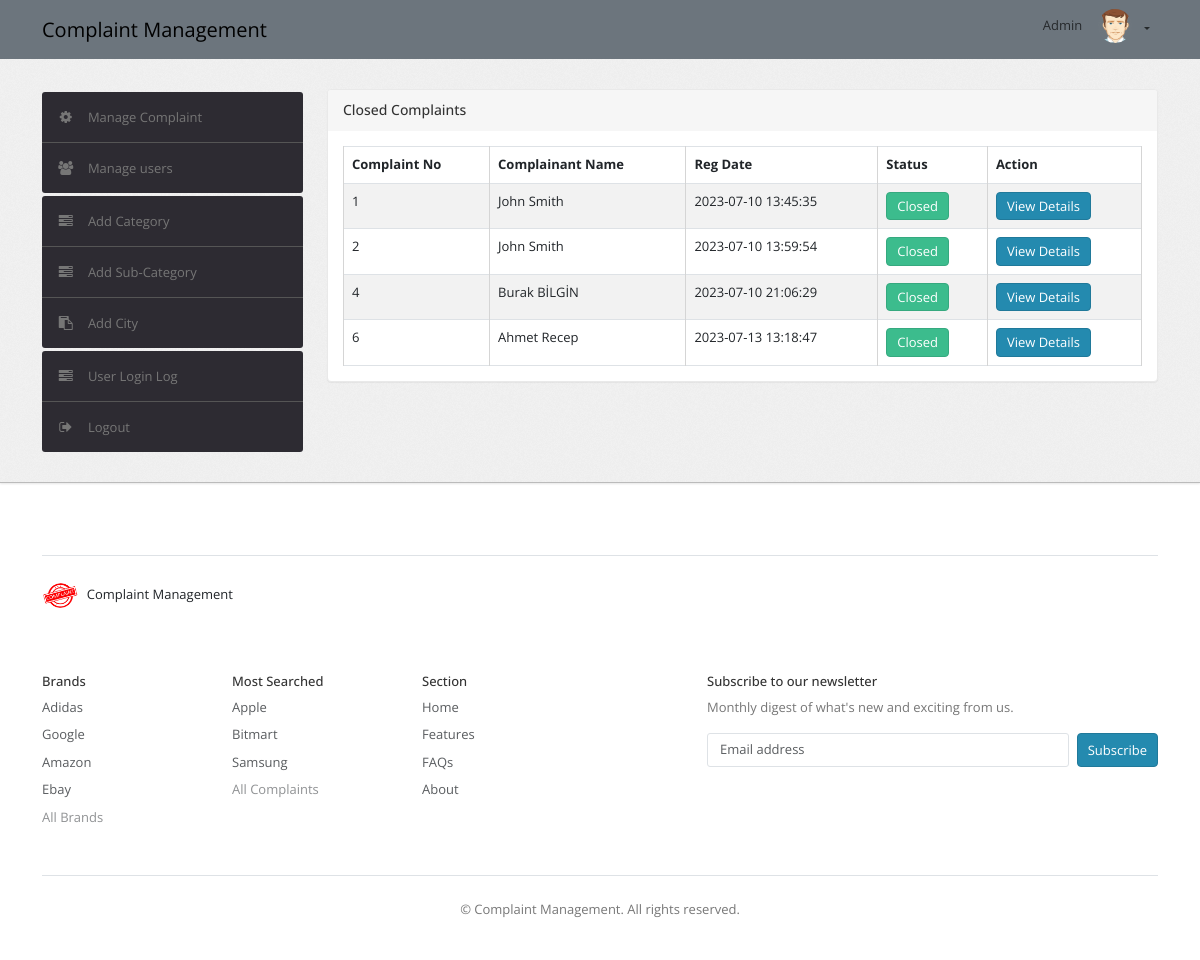
The app's page /admin/closed-complaint.php (signed in) with its own data.
### tables this page shows
CREATE TABLE `tblcomplaints` (
  `complaintNumber` int(11) NOT NULL,
  `userId` int(11) NOT NULL,
  `category` int(11) NOT NULL,
  `subcategory` varchar(255) NOT NULL,
  `complaintType` varchar(255) NOT NULL,
  `state` varchar(255) NOT NULL,
  `noc` varchar(255) NOT NULL,
  `complaintDetails` varchar(250) DEFAULT NULL,
  `complaintFile` varchar(255) DEFAULT NULL,
  `regDate` timestamp NOT NULL DEFAULT current_timestamp(),
  `status` varchar(50) DEFAULT NULL,
  `lastUpdationDate` datetime DEFAULT current_timestamp()
);

CREATE TABLE `users` (
  `id` int(11) NOT NULL,
  `fullName` varchar(50) DEFAULT NULL,
  `userEmail` varchar(255) DEFAULT NULL,
  `password` varchar(255) DEFAULT NULL,
  `contactNo` bigint(11) DEFAULT NULL,
  `address` text DEFAULT NULL,
  `State` varchar(255) DEFAULT NULL,
  `country` varchar(255) DEFAULT NULL,
  `pincode` int(6) DEFAULT NULL,
  `userImage` blob DEFAULT NULL,
  `regDate` timestamp NOT NULL DEFAULT current_timestamp(),
  `updationDate` datetime DEFAULT current_timestamp(),
  `status` int(1) NOT NULL,
  `code` int(11) NOT NULL
);

### admin/closed-complaint.php (the view, shortened to what this page needs)
<?php
include('include/config.php');
if(strlen($_SESSION['alogin'])==0)
	{
header('location:index.php');
}
else{
?>
<!DOCTYPE html>
<html lang="en">
<head>
	<link type="text/css" href="css/bootstrap.min.css" rel="stylesheet">
	<link type="text/css" href="css/theme.css" rel="stylesheet">
	<link type="text/css" href="images/icons/css/font-awesome.css" rel="stylesheet">
</head>
<body>
<?php include('include/header.php');?>
<div class="wrapper">
  <div class="container">
    <div class="row">
      <?php include('include/sidebar.php'); ?>
      <div class="col-9">
        <div class="content">
          <div class="module">
            <div class="module-head">
              <h3>Closed Complaints</h3>
            </div>
            <div class="module-body table-responsive">
              <table class="table table-bordered table-striped">
                <thead>
                  <tr>
                    <th>Complaint No</th>
                    <th>Complainant Name</th>
                    <th>Reg Date</th>
                    <th>Status</th>
                    <th>Action</th>
                  </tr>
                </thead>
                <tbody>
                  <?php
                  $st = 'closed';
                  $query = mysqli_query($bd, "select tblcomplaints.*,users.fullName as name from tblcomplaints join users on users.id=tblcomplaints.userId where tblcomplaints.status='$st'");
                  while($row=mysqli_fetch_array($query)) {
                  ?>
                  <tr>
                    <td><?php echo htmlentities($row['complaintNumber']); ?></td>
                    <td><?php echo htmlentities($row['name']); ?></td>
                    <td><?php echo htmlentities($row['regDate']); ?></td>
                    <td><button type="button" class="btn btn-success">Closed</button></td>
                    <td><a class="btn btn-primary" href="complaint-details.php?cid=<?php echo htmlentities($row['complaintNumber']); ?>">View Details</a></td>
                  </tr>
                  <?php } ?>
                </tbody>
              </table>
            </div>
          </div>
        </div>
      </div>
    </div>
  </div>
</div>
<?php include('footer.php');?>
</body>
<?php } ?>

### admin/include/header.php (shortened to what this page needs)
<nav class="navbar navbar-expand-lg bg-secondary fixed-top">
  <div class="container">
    <a class="navbar-brand" href="user-logs.php">
      Complaint Management
    </a>
    <div class="collapse navbar-collapse" id="navbarCollapse">
      <ul class="navbar-nav ms-auto">
        <li class="nav-item">
          <a class="nav-link" href="#">
            Admin
          </a>
        </li>
        <li class="nav-item dropdown">
          <a class="nav-link dropdown-toggle" href="#" id="navbarDropdown" role="button" data-bs-toggle="dropdown" aria-expanded="false">
            <img src="images/user.png" class="nav-avatar" />
          </a>
        </li>
      </ul>
    </div>
  </div>
</nav>

### admin/include/sidebar.php (shortened to what this page needs)
<div class="col-md-3">
  <div class="sidebar">
    <ul class="widget widget-menu list-group ">
      <li>
        <a class="collapsed" data-bs-toggle="collapse" href="#togglePages">
          <i class="menu-icon icon-cog"></i>
          Manage Complaint
        </a>
      </li>
      <li>
        <a href="manage-users.php">
          <i class="menu-icon icon-group"></i>
          Manage users
        </a>
      </li>
    </ul>
    <ul class="widget widget-menu list-group">
      <li><a href="category.php"><i class="menu-icon icon-tasks"></i> Add Category </a></li>
      <li><a href="subcategory.php"><i class="menu-icon icon-tasks"></i> Add Sub-Category </a></li>
      <li><a href="state.php"><i class="menu-icon icon-paste"></i> Add City</a></li>
    </ul>
    <ul class="widget widget-menu list-group">
      <li><a href="user-logs.php"><i class="menu-icon icon-tasks"></i> User Login Log </a></li>
      <li>
        <a href="logout.php">
          <i class="menu-icon icon-signout"></i>
          Logout
        </a>
      </li>
    </ul>
  </div>
</div>

### admin/footer.php (shortened to what this page needs)
<div class="container">
    <footer class="pt-5">
        <div class="d-flex flex-column flex-sm-row justify-content-between py-4 my-4 border-top">
            <div class="d-flex flex-wrap align-items-center justify-content-center justify-content-lg-start ">
                <a href="/" class="d-flex align-items-center mb-3 link-body-emphasis text-decoration-none">
                    <img src="images/logo.png" height="30px" alt="Logo" />
                </a>
                <p class="ms-2 "><a class="text-body nav-link" href="index.php">Complaint Management</a></p>
            </div>
            <ul class="list-unstyled d-flex fs-5">
            </ul>
        </div>
        <div class="row">
            <div class="col-6 col-md-2 mb-3">
                <h5>Brands</h5>
                <ul class="nav flex-column">
                    <li class="nav-item mb-2"><a href="#" class="nav-link p-0 text-body-secondary">Adidas</a></li>
                    <li class="nav-item mb-2"><a href="#" class="nav-link p-0 text-body-secondary">Google</a></li>
                    <li class="nav-item mb-2"><a href="#" class="nav-link p-0 text-body-secondary">Amazon</a></li>
                    <li class="nav-item mb-2"><a href="#" class="nav-link p-0 text-body-secondary">Ebay</a></li>
                    <li class="nav-item mb-2 "><a href="#" class="nav-link p-0 text-body-tertiary">All Brands</a></li>
                </ul>
            </div>
            <div class="col-6 col-md-2 mb-3">
                <h5>Most Searched</h5>
                <ul class="nav flex-column">
                    <li class="nav-item mb-2"><a href="#" class="nav-link p-0 text-body-secondary">Apple</a></li>
                    <li class="nav-item mb-2"><a href="#" class="nav-link p-0 text-body-secondary">Bitmart</a></li>
                    <li class="nav-item mb-2"><a href="#" class="nav-link p-0 text-body-secondary">Samsung</a></li>
                    <li class="nav-item mb-2"><a href="#" class="nav-link p-0 text-body-tertiary">All Complaints</a></li>
                </ul>
            </div>
            <div class="col-6 col-md-2 mb-3">
                <h5>Section</h5>
                <ul class="nav flex-column">
                    <li class="nav-item mb-2"><a href="#" class="nav-link p-0 text-body-secondary">Home</a></li>
                    <li class="nav-item mb-2"><a href="#" class="nav-link p-0 text-body-secondary">Features</a></li>
                    <li class="nav-item mb-2"><a href="#" class="nav-link p-0 text-body-secondary">FAQs</a></li>
                    <li class="nav-item mb-2"><a href="#" class="nav-link p-0 text-body-secondary">About</a></li>
                </ul>
            </div>
            <div class="col-md-5 offset-md-1 mb-3">
                <form>
                    <h5>Subscribe to our newsletter</h5>
                    <p>Monthly digest of what's new and exciting from us.</p>
                    <div class="d-flex flex-column flex-sm-row w-100 gap-2">
                        <input id="newsletter1" type="text" class="form-control" placeholder="Email address">
                        <button class="btn btn-primary" type="button">Subscribe</button>
                    </div>
                </form>
            </div>
        </div>
        <div class="d-flex flex-column flex-sm-row justify-content-center py-4 mt-4 border-top">
        <p>© Complaint Management. All rights reserved.</p>
        </div>
    </footer>
</div>

### admin/include/sidebar.php (style rules this page uses)
.list-group { margin-top: 3px; }

### records on screen
tblcomplaints: complaintNumber "1", userId.fullName "John Smith", regDate "2023-07-10 13:45:35"
tblcomplaints: complaintNumber "2", userId.fullName "John Smith", regDate "2023-07-10 13:59:54"
tblcomplaints: complaintNumber "4", userId.fullName "Burak BİLGİN", regDate "2023-07-10 21:06:29"
tblcomplaints: complaintNumber "6", userId.fullName "Ahmet Recep", regDate "2023-07-13 13:18:47"
